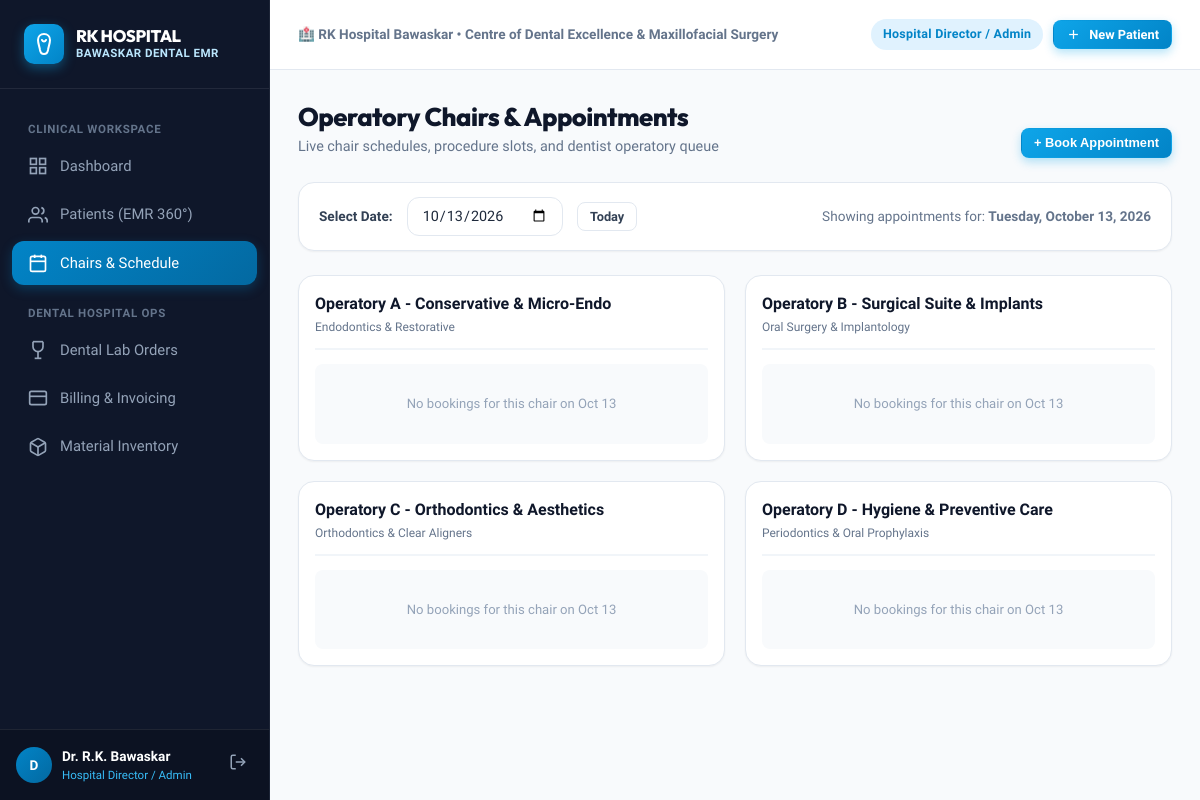
The app's page /appointments/ (signed in) with its own data.
### dental_core/models.py (models this page shows, shortened)
class User(AbstractUser):
    ROLE_CHOICES = [
        ('ADMIN', 'Hospital Director / Admin'),
        ('DENTIST', 'Dental Surgeon / Specialist'),
        ('RECEPTIONIST', 'Front Desk / OPD Coordinator'),
        ('HYGIENIST', 'Dental Hygienist / Nurse'),
        ('PHARMACIST', 'Pharmacist / Inventory Store'),
        ('PATIENT', 'Patient Portal'),
    ]
    role = models.CharField(max_length=20, choices=ROLE_CHOICES, default='DENTIST')
    phone_number = models.CharField(max_length=20, blank=True, null=True)
    specialization = models.CharField(max_length=100, blank=True, null=True,
                                      help_text="e.g. Endodontist, Orthodontist, Periodontist, Oral Surgeon")
    qualification = models.CharField(max_length=100, blank=True, null=True,
                                     help_text="e.g. BDS, MDS (Oral & Maxillofacial Surgery)")
    license_number = models.CharField(max_length=50, blank=True, null=True,
                                      help_text="State Dental Council Reg. No.")
    avatar = models.ImageField(upload_to='avatars/', blank=True, null=True)
    def is_patient_user(self):
        return self.role == 'PATIENT'
    def __str__(self):
        role_label = dict(self.ROLE_CHOICES).get(self.role, self.role)
        full_name = self.get_full_name() or self.username
        return f"{full_name} ({role_label})"

class DentalOperatory(models.Model):
    name = models.CharField(max_length=80)
    chair_number = models.PositiveIntegerField(unique=True)
    specialty_focus = models.CharField(max_length=100, default="General Dentistry")
    is_active = models.BooleanField(default=True)
    def __str__(self):
        return f"Chair {self.chair_number} - {self.name}"

### dental_core/views.py (the view)
# urls.py: path('appointments/', views.appointment_list, name='appointment_list'),
@login_required
def appointment_list(request):
    selected_date_str = request.GET.get('date')
    if selected_date_str:
        try:
            selected_date = datetime.datetime.strptime(selected_date_str, '%Y-%m-%d').date()
        except ValueError:
            selected_date = timezone.now().date()
    else:
        selected_date = timezone.now().date()
    appointments = Appointment.objects.filter(appointment_date=selected_date).select_related('patient', 'dentist', 'chair').order_by('start_time')
    operatories = DentalOperatory.objects.filter(is_active=True)
    dentists = User.objects.filter(role__in=['DENTIST', 'ADMIN'])
    chair_schedule = []
    for op in operatories:
        chair_appts = appointments.filter(chair=op)
        chair_schedule.append({
            'operatory': op,
            'appointments': chair_appts,
        })
    form = AppointmentForm(initial={'appointment_date': selected_date})
    context = {
        'selected_date': selected_date,
        'appointments': appointments,
        'chair_schedule': chair_schedule,
        'operatories': operatories,
        'dentists': dentists,
        'form': form,
    }
    return render(request, 'appointments/appointment_list.html', context)

### templates/appointments/appointment_list.html (shortened to what this page needs)
{% extends 'base.html' %}
{% block content %}
<div style="display: flex; justify-content: space-between; align-items: flex-end; margin-bottom: 24px;">
  <div>
    <h1 style="font-size: 1.6rem; font-weight: 800; color: var(--slate-900);">Operatory Chairs & Appointments</h1>
    <p style="color: var(--slate-500); font-size: 0.9rem;">
      Live chair schedules, procedure slots, and dentist operatory queue
    </p>
  </div>
  <div style="display: flex; gap: 10px;">
    <button onclick="document.getElementById('newApptModal').classList.add('active')" class="btn btn-primary btn-sm">
      + Book Appointment
    </button>
  </div>
</div>
<div class="card" style="margin-bottom: 24px; padding: 14px 20px;">
  <form method="GET" style="display: flex; align-items: center; gap: 14px; flex-wrap: wrap;">
    <label style="font-weight: 700; font-size: 0.85rem; color: var(--slate-700);">Select Date:</label>
    <input type="date" name="date" value="{{ selected_date|date:'Y-m-d' }}" class="form-input" style="width: auto;" onchange="this.form.submit()">
    <a href="?date={% now 'Y-m-d' %}" class="btn btn-secondary btn-sm">Today</a>
    <span style="font-size: 0.85rem; color: var(--slate-500); margin-left: auto;">
      Showing appointments for: <b>{{ selected_date|date:"l, F d, Y" }}</b>
    </span>
  </form>
</div>
<div style="display: grid; grid-template-columns: repeat(auto-fit, minmax(280px, 1fr)); gap: 20px; margin-bottom: 28px;">
  {% for col in chair_schedule %}
  <div class="card" style="padding: 16px; display: flex; flex-direction: column;">
    <div style="border-bottom: 2px solid var(--slate-100); padding-bottom: 12px; margin-bottom: 14px;">
      <div style="font-weight: 800; font-size: 1rem; color: var(--slate-900);">{{ col.operatory.name }}</div>
      <div style="font-size: 0.75rem; color: var(--slate-500); margin-top: 2px;">{{ col.operatory.specialty_focus }}</div>
    </div>
    <div style="display: flex; flex-direction: column; gap: 10px; flex: 1;">
      {% for appt in col.appointments %}
      <div style="border: 1px solid var(--slate-200); border-radius: var(--radius-sm); padding: 12px; background: {% if appt.status == 'IN_CHAIR' %}#f0fdf4; border-color: #86efac;{% elif appt.status == 'CHECKED_IN' %}#fffbeb; border-color: #fde68a;{% else %}#ffffff;{% endif %}">
        <div style="display: flex; justify-content: space-between; align-items: flex-start;">
          <span style="font-weight: 800; font-size: 0.85rem; color: var(--slate-900);">
            {{ appt.start_time|time:"H:i" }}
          </span>
          <span class="badge {% if appt.status == 'IN_CHAIR' %}badge-success{% elif appt.status == 'CHECKED_IN' %}badge-warning{% elif appt.status == 'COMPLETED' %}badge-purple{% else %}badge-slate{% endif %}" style="font-size: 0.68rem;">
            {{ appt.get_status_display }}
          </span>
        </div>
        <div style="margin-top: 6px; font-weight: 700; font-size: 0.9rem;">
          <a href="{% url 'patient_detail' appt.patient.id %}" style="color: var(--primary-700);">
            {{ appt.patient.full_name }}
          </a>
        </div>
        <div style="font-size: 0.78rem; color: var(--slate-500); margin-top: 2px;">
          Dr. {{ appt.dentist.get_full_name }}
        </div>
        <div style="font-size: 0.75rem; color: var(--slate-600); margin-top: 4px; background: rgba(0,0,0,0.02); padding: 4px 6px; border-radius: 4px;">
          {{ appt.reason }}
        </div>
        <div style="margin-top: 10px; display: flex; gap: 4px; flex-wrap: wrap;">
          <form method="POST" action="{% url 'appointment_update_status' appt.id %}">
            {% csrf_token %}
            {% if appt.status == 'SCHEDULED' %}
              <input type="hidden" name="status" value="CHECKED_IN">
              <button type="submit" class="btn btn-secondary btn-sm" style="font-size: 0.7rem; padding: 4px 8px;">Check-In</button>
            {% elif appt.status == 'CHECKED_IN' %}
              <input type="hidden" name="status" value="IN_CHAIR">
              <button type="submit" class="btn btn-success btn-sm" style="font-size: 0.7rem; padding: 4px 8px;">In Chair</button>
            {% elif appt.status == 'IN_CHAIR' %}
              <input type="hidden" name="status" value="COMPLETED">
              <button type="submit" class="btn btn-primary btn-sm" style="font-size: 0.7rem; padding: 4px 8px;">Done</button>
            {% endif %}
          </form>
          <a href="{% url 'patient_detail' appt.patient.id %}?tab=chart" class="btn btn-secondary btn-sm" style="font-size: 0.7rem; padding: 4px 8px;">
            Chart
          </a>
          <a href="{% url 'whatsapp_send' appt.patient.id %}?type=APPT_REMINDER" target="_blank" class="btn btn-secondary btn-sm" style="font-size: 0.7rem; padding: 4px 8px; color: #047857; border-color: #a7f3d0;" title="Send WhatsApp Appointment Reminder">
            📲 WA
          </a>
        </div>
      </div>
      {% empty %}
      <div style="text-align: center; color: var(--slate-400); font-size: 0.82rem; padding: 30px 10px; background: var(--slate-50); border-radius: 8px;">
        No bookings for this chair on {{ selected_date|date:"M d" }}
      </div>
      {% endfor %}
    </div>
  </div>
  {% endfor %}
</div>
{% endblock %}

### templates/base.html (shortened to what this page needs)
{% load static %}
<!DOCTYPE html>
<html lang="en">
<head>
  <link rel="stylesheet" href="{% static 'css/hospital_theme.css' %}">
</head>
<body>
<div class="app-layout">
  <aside class="sidebar" id="appSidebar">
    <div class="sidebar-brand">
      <div style="display: flex; align-items: center; justify-content: space-between;">
        <div style="display: flex; align-items: center; gap: 12px;">
          <div style="width: 40px; height: 40px; background: linear-gradient(135deg, #0ea5e9, #0284c7); border-radius: 10px; display: flex; align-items: center; justify-content: center; box-shadow: 0 4px 12px rgba(14, 165, 233, 0.4);">
            <svg style="width: 24px; height: 24px; fill: none; stroke: #ffffff; stroke-width: 2; stroke-linecap: round; stroke-linejoin: round;" viewBox="0 0 24 24">
              <path d="M12 2C8.5 2 6 4.5 6 8c0 3.5 1.5 6.5 2 10 .5 3 2 4 4 4s3.5-1 4-4c.5-3.5 2-6.5 2-10 0-3.5-2.5-6-6-6z"/>
              <path d="M10 8c.5 1 1.5 1.5 2 1.5s1.5-.5 2-1.5"/>
            </svg>
          </div>
          <div>
            <div class="brand-font" style="font-weight: 800; font-size: 1.05rem; color: #ffffff; line-height: 1.15;">RK HOSPITAL</div>
            <div style="font-size: 0.72rem; color: var(--primary-200); font-weight: 600; letter-spacing: 0.04em;">BAWASKAR DENTAL EMR</div>
          </div>
        </div>
      </div>
    </div>
    <div class="sidebar-nav">
      <div class="nav-section-title">Clinical Workspace</div>
      <a href="{% url 'dashboard' %}" class="nav-link {% if request.resolver_match.url_name == 'dashboard' %}active{% endif %}">
        <svg viewBox="0 0 24 24" fill="none" stroke="currentColor" stroke-width="2"><rect x="3" y="3" width="7" height="7"></rect><rect x="14" y="3" width="7" height="7"></rect><rect x="14" y="14" width="7" height="7"></rect><rect x="3" y="14" width="7" height="7"></rect></svg>
        <span>Dashboard</span>
      </a>
      {% if not user.is_patient_user %}
      <a href="{% url 'patient_list' %}" class="nav-link {% if 'patient' in request.path and not 'new' in request.path %}active{% endif %}">
        <svg viewBox="0 0 24 24" fill="none" stroke="currentColor" stroke-width="2"><path d="M17 21v-2a4 4 0 0 0-4-4H5a4 4 0 0 0-4 4v2"></path><circle cx="9" cy="7" r="4"></circle><path d="M23 21v-2a4 4 0 0 0-3-3.87"></path><path d="M16 3.13a4 4 0 0 1 0 7.75"></path></svg>
        <span>Patients (EMR 360°)</span>
      </a>
      <a href="{% url 'appointment_list' %}" class="nav-link {% if 'appointment' in request.path %}active{% endif %}">
        <svg viewBox="0 0 24 24" fill="none" stroke="currentColor" stroke-width="2"><rect x="3" y="4" width="18" height="18" rx="2" ry="2"></rect><line x1="16" y1="2" x2="16" y2="6"></line><line x1="8" y1="2" x2="8" y2="6"></line><line x1="3" y1="10" x2="21" y2="10"></line></svg>
        <span>Chairs & Schedule</span>
      </a>
      <div class="nav-section-title">Dental Hospital Ops</div>
      <a href="{% url 'lab_list' %}" class="nav-link {% if 'lab' in request.path %}active{% endif %}">
        <svg viewBox="0 0 24 24" fill="none" stroke="currentColor" stroke-width="2"><path d="M6 2v6a6 6 0 0 0 12 0V2"></path><line x1="6" y1="2" x2="18" y2="2"></line><line x1="12" y1="14" x2="12" y2="22"></line><line x1="8" y1="22" x2="16" y2="22"></line></svg>
        <span>Dental Lab Orders</span>
      </a>
      <a href="{% url 'billing_list' %}" class="nav-link {% if 'billing' in request.path %}active{% endif %}">
        <svg viewBox="0 0 24 24" fill="none" stroke="currentColor" stroke-width="2"><rect x="2" y="4" width="20" height="16" rx="2"></rect><line x1="2" y1="10" x2="22" y2="10"></line></svg>
        <span>Billing & Invoicing</span>
      </a>
      <a href="{% url 'inventory_list' %}" class="nav-link {% if 'inventory' in request.path %}active{% endif %}">
        <span>Material Inventory</span>
      </a>
      {% endif %}
    </div>
    <div style="padding: 16px; border-top: 1px solid rgba(255, 255, 255, 0.08); background: rgba(0, 0, 0, 0.2); display: flex; align-items: center; justify-content: space-between;">
      <div style="display: flex; align-items: center; gap: 10px; overflow: hidden;">
        <div style="width: 36px; height: 36px; border-radius: 50%; background: linear-gradient(135deg, #0284c7, #0369a1); display: flex; align-items: center; justify-content: center; font-weight: 700; color: #fff; font-size: 0.85rem; flex-shrink: 0;">
          {{ user.first_name|default:user.username|make_list|first|upper }}
        </div>
        <div style="overflow: hidden;">
          <div style="font-size: 0.85rem; font-weight: 600; color: #fff; white-space: nowrap; overflow: hidden; text-overflow: ellipsis;">
            {{ user.get_full_name|default:user.username }}
          </div>
          <div style="font-size: 0.72rem; color: #38bdf8; font-weight: 500;">
            {{ user.get_role_display }}
          </div>
        </div>
      </div>
      <a href="{% url 'logout' %}" title="Logout" style="color: var(--slate-400); padding: 6px; border-radius: 6px;" onmouseover="this.style.color='#fff'" onmouseout="this.style.color='var(--slate-400)'">
        <svg style="width: 18px; height: 18px;" viewBox="0 0 24 24" fill="none" stroke="currentColor" stroke-width="2"><path d="M9 21H5a2 2 0 0 1-2-2V5a2 2 0 0 1 2-2h4"></path><polyline points="16 17 21 12 16 7"></polyline><line x1="21" y1="12" x2="9" y2="12"></line></svg>
      </a>
    </div>
  </aside>
  <div class="main-content">
    <header class="top-nav">
      <div style="display: flex; align-items: center; gap: 12px;">
        <span class="desktop-hospital-title" style="font-size: 0.85rem; color: var(--slate-500); font-weight: 600;">
          🏥 RK Hospital Bawaskar • Centre of Dental Excellence & Maxillofacial Surgery
        </span>
      </div>
      <div class="top-nav-actions" style="display: flex; align-items: center; gap: 10px;">
        <span class="badge top-role-badge" style="background: #e0f2fe; color: #0284c7; padding: 6px 12px; font-size: 0.78rem; font-weight: 700;">
          {{ user.get_role_display }}
        </span>
        {% if not user.is_patient_user %}
        <a href="{% url 'patient_create' %}" class="btn btn-primary btn-sm" style="white-space: nowrap;">
          <svg style="width: 15px; height: 15px;" viewBox="0 0 24 24" fill="none" stroke="currentColor" stroke-width="2"><line x1="12" y1="5" x2="12" y2="19"></line><line x1="5" y1="12" x2="19" y2="12"></line></svg>
          <span class="btn-text-hide-mobile">New Patient</span>
        </a>
        {% endif %}
      </div>
    </header>
    <main class="page-main-container" style="flex: 1;">
      {% block content %}{% endblock %}
    </main>
  </div>
</div>
</body>
</html>

### records on screen
User: first_name|make_list "D", get_full_name "Dr. R.K. Bawaskar", role "Hospital Director / Admin"
DentalOperatory: operatory.name "Operatory A - Conservative & Micro-Endo", operatory.specialty_focus "Endodontics & Restorative"
DentalOperatory: operatory.name "Operatory B - Surgical Suite & Implants", operatory.specialty_focus "Oral Surgery & Implantology"
DentalOperatory: operatory.name "Operatory C - Orthodontics & Aesthetics", operatory.specialty_focus "Orthodontics & Clear Aligners"
DentalOperatory: operatory.name "Operatory D - Hygiene & Preventive Care", operatory.specialty_focus "Periodontics & Oral Prophylaxis"
